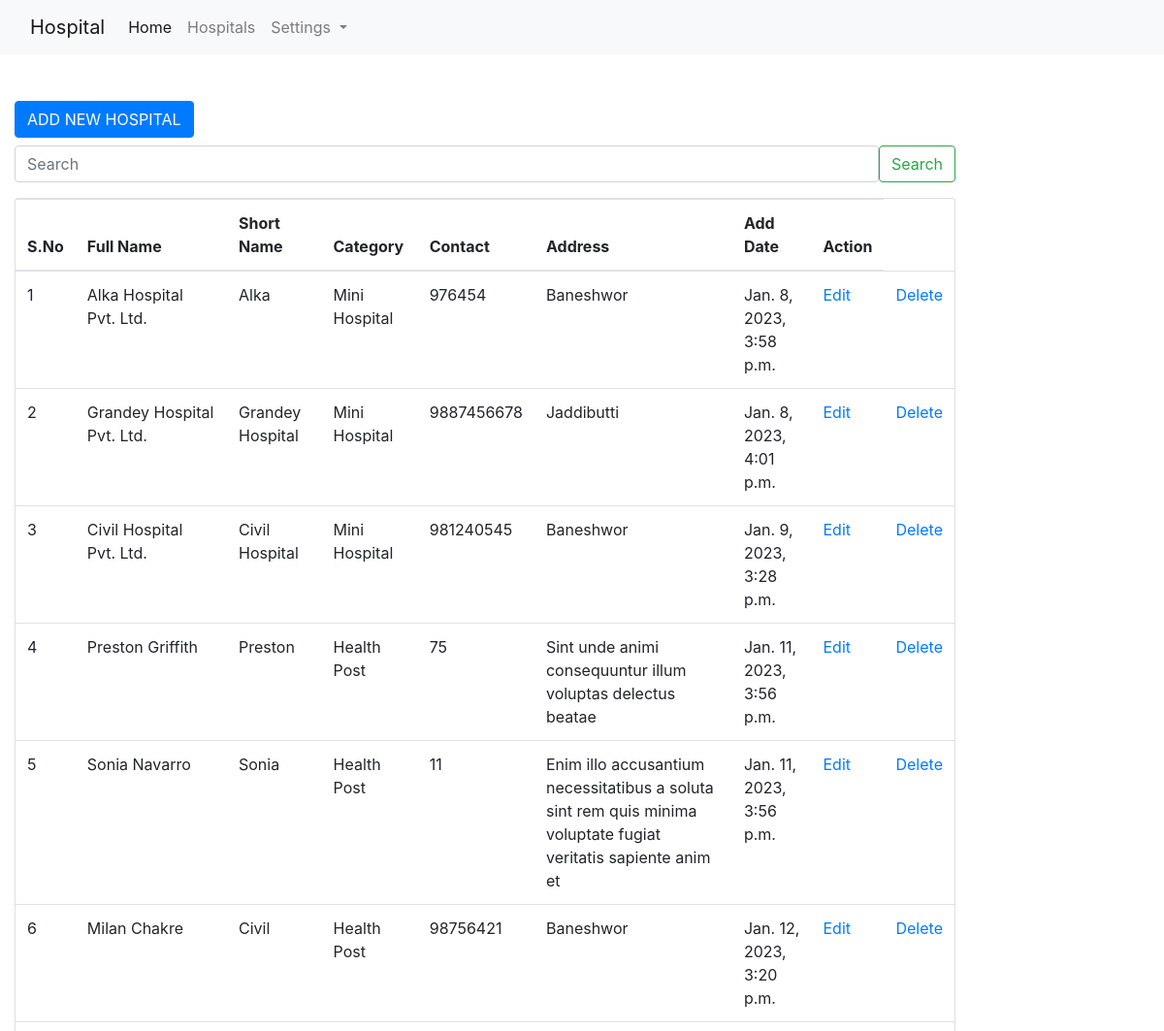
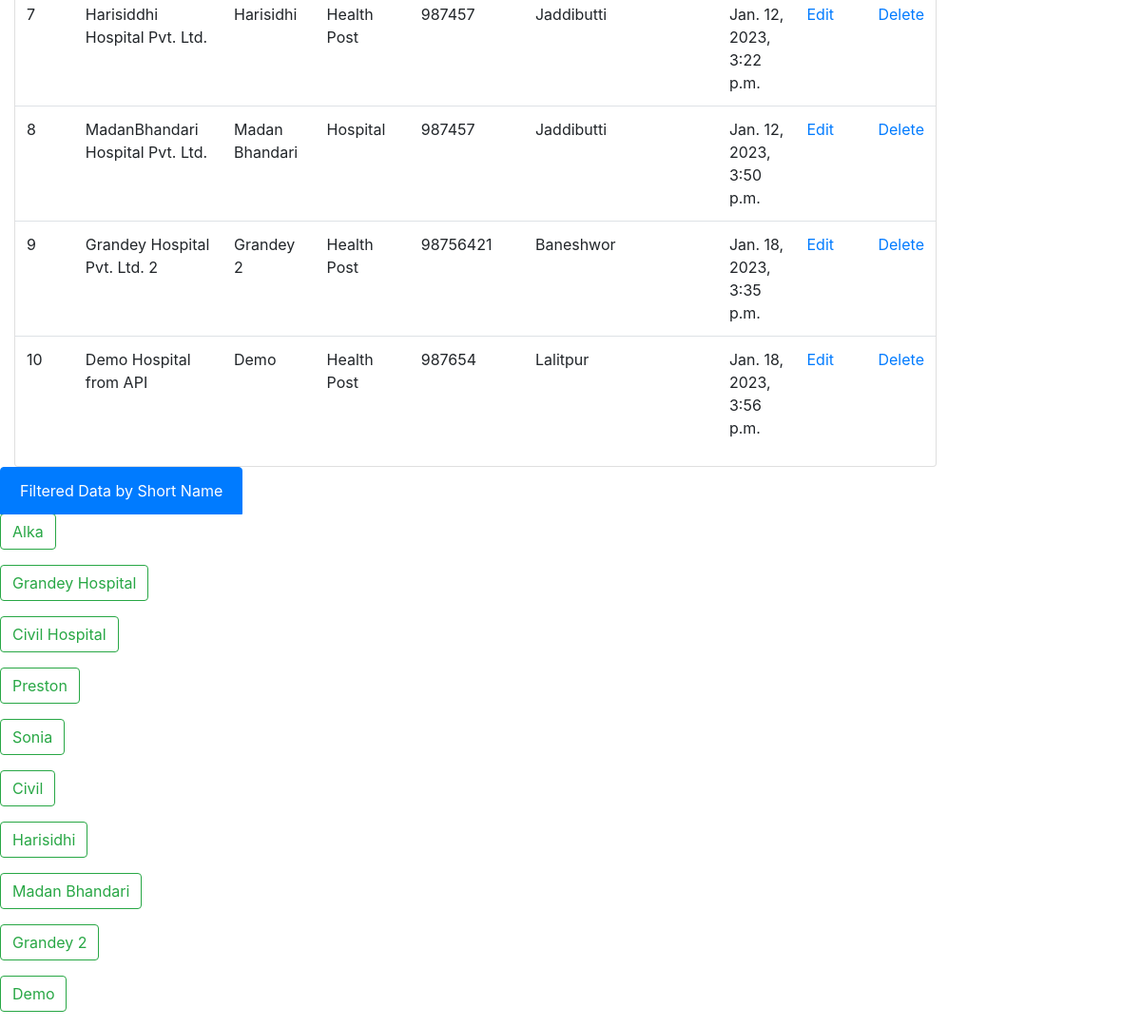
/hospitals/ (signed in), run on an earlier commit of the app's database (2 pictures, top to bottom).
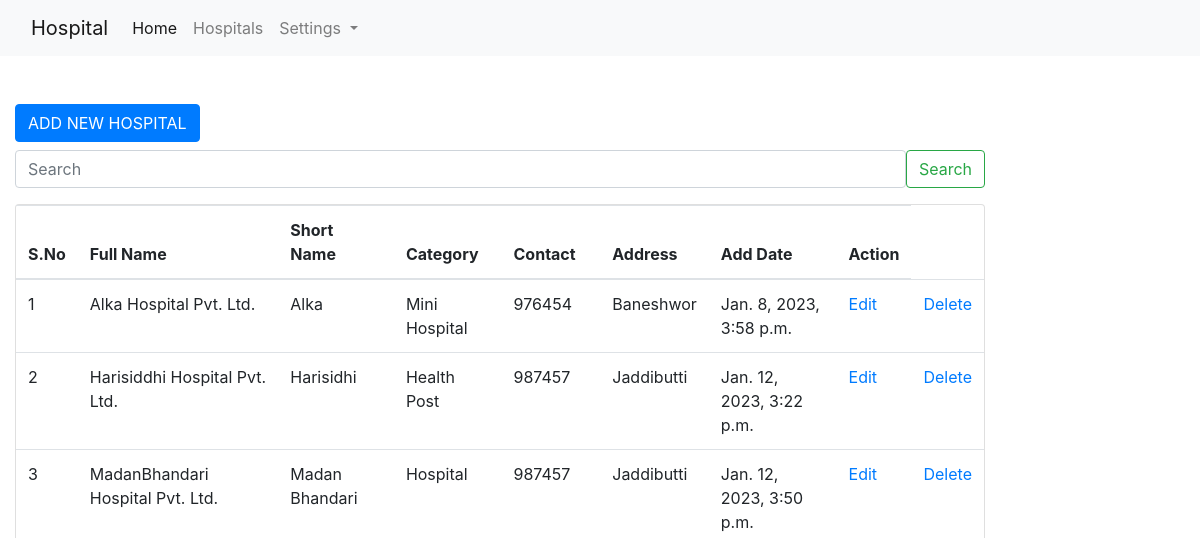
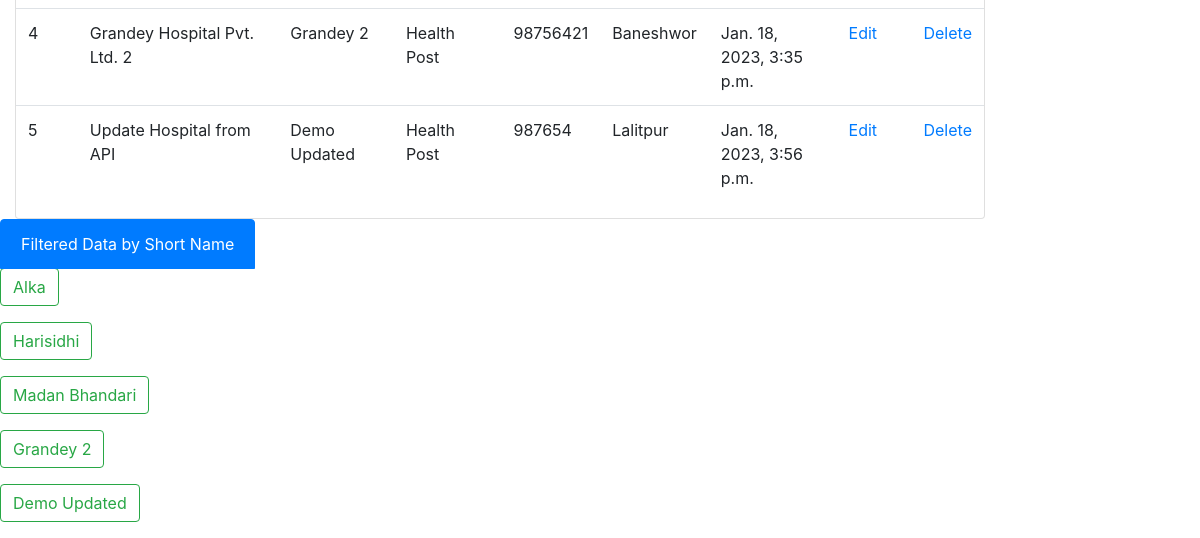
And on a later commit of the database (2 pictures, top to bottom).
### hospitals/models.py (models this page shows, shortened)
class Hospital(models.Model):
    full_name = models.CharField(max_length=255)
    short_name = models.CharField(max_length=255)
    category = models.ForeignKey(Category, on_delete=models.CASCADE)
    address = models.CharField(max_length=255)
    contact = models.IntegerField()
    added_at = models.DateTimeField(default=datetime.now)
    class Meta:
        db_table = "app_hospitals"

class Category(models.Model):
    category = models.CharField(max_length=100)
    category_code = models.CharField(max_length=10)
    class Meta:
        db_table = "app_categories"
    def __str__(self):
        return self.category

### hospitals/views.py (the view)
# urls.py: path('', views.hospital_index, name='hospitals'),
@login_required(login_url='/authentication/login/')
def hospital_index(request):
    hospital_list = Hospital.objects.all()
    context = {"data": hospital_list}
    if request.method == "POST":
        if not request.POST.get('searchText'):
            return redirect("hospitals")
        filter_data = Hospital.objects.filter(short_name=request.POST.get('searchText'))
        context.update({"filter_data": filter_data, "data": filter_data})
        return render(request, 'hospitals/index.html', context)
    return render(request, 'hospitals/index.html', context)

### templates/hospitals/index.html (shortened to what this page needs)
{% extends 'layouts/base.html' %}
{% block body %}
<div class="container-fluid mt-5">
    <a href="{% url 'hospital.create' %}" class="btn btn-primary mb-2">ADD NEW HOSPITAL</a>
    <div class="row">
        <div class="col-md-10">
            <form class="d-flex mb-3" action="{% url 'hospitals' %}" method="post">
                <input class="form-control me-2" name="searchText" type="text" placeholder="Search" aria-label="Search">
                <button class="btn btn-outline-success" type="submit">Search</button>
            </form>
            <div class="card">
                <table class="table table-hover">
                    <thead>
                        <tr>
                            <th>S.No</th>
                            <th>Full Name</th>
                            <th>Short Name</th>
                            <th>Category</th>
                            <th>Contact</th>
                            <th>Address</th>
                            <th>Add Date</th>
                            <th>Action</th>
                        </tr>
                    </thead>
                    <tbody>
                        {% for val in data %}
                        <tr>
                            <td>{{ forloop.counter }}</td>
                            <td>{{ val.full_name }}</td>
                            <td>{{ val.short_name }}</td>
                            <td>{{ val.category }}</td>
                            <td>{{ val.contact }}</td>
                            <td>{{ val.address }}</td>
                            <td>{{ val.added_at }}</td>
                            <td><a href="{% url 'hospital.edit' val.id %}">Edit</a></td>
                            <td><a href="{% url 'hospital.delete' val.id %}">Delete</a></td>
                        </tr>
                        {% endfor %}
                    </tbody>
                </table>
            </div>
        </div>
        <div class="col-mnd-2">
            <div class="list-group">
                <button type="button" class="list-group-item list-group-item-action active" aria-current="true">
                Filtered Data by Short Name
                </button>
                {% if filter_data %}
                    {% for val in filter_data %}
                    <form class="d-flex mb-3" action="{% url 'hospitals' %}" method="post">
                        {% csrf_token %}
                        <input type="hidden" name="searchText" value="{{ val.short_name }}">
                        <button class="btn btn-outline-success" type="submit">{{ val.short_name }}</button>
                    </form>
                    <a href="{% url 'hospitals' %}">Clear</a>
                    {% endfor %}
                {% else %}
                {% for val in data %}
                <form class="d-flex mb-3" action="{% url 'hospitals' %}" method="post">
                    <button class="btn btn-outline-success" type="submit">{{ val.short_name }}</button>
                </form>
                {% endfor %}
                {% endif %}
            </div>
        </div>
    </div>
</div>
{% endblock %}

### templates/layouts/base.html (shortened to what this page needs)
<!doctype html>
<html lang="en">
<head>
  {% load static %}
  <link rel="stylesheet" href="https://cdn.jsdelivr.net/npm/bootstrap@4.3.1/dist/css/bootstrap.min.css"
>
</head>
<body>
  <nav class="navbar navbar-expand-lg navbar-light bg-light">
    <div class="container-fluid">
      <a class="navbar-brand" href="#">Hospital</a>
      <div class="collapse navbar-collapse" id="navbarSupportedContent">
        <ul class="navbar-nav me-auto mb-2 mb-lg-0">
          <li class="nav-item">
            <a class="nav-link active" aria-current="page" href="#">Home</a>
          </li>
          <li class="nav-item">
            <a class="nav-link" href="#">Hospitals</a>
          </li>
          <li class="nav-item dropdown">
            <a class="nav-link dropdown-toggle" href="#" id="navbarDropdown" role="button" data-bs-toggle="dropdown"
              aria-expanded="false">
              Settings
            </a>
          </li>
        </ul>
      </div>
    </div>
  </nav>
  {% block body %}
  {% endblock %}
</body>
</html>

What changed in the data, as far as the page shows it:
removed Hospital: full_name "Grandey Hospital Pvt. Ltd.", short_name "Grandey Hospital", category "Mini Hospital", contact "9887456678", address "Jaddibutti", added_at "Jan. 8, 2023, 4:01 p.m."
removed Hospital: full_name "Civil Hospital Pvt. Ltd.", short_name "Civil Hospital", category "Mini Hospital", contact "981240545", address "Baneshwor", added_at "Jan. 9, 2023, 3:28 p.m."
removed Hospital: full_name "Preston Griffith", short_name "Preston", category "Health Post", contact "75", address "Sint unde animi consequuntur illum voluptas delectus beatae", added_at "Jan. 11, 2023, 3:56 p.m."
removed Hospital: full_name "Sonia Navarro", short_name "Sonia", category "Health Post", contact "11", address "Enim illo accusantium necessitatibus a soluta sint rem quis minima voluptate fugiat veritatis sapiente anim et", added_at "Jan. 11, 2023, 3:56 p.m."
removed Hospital: full_name "Milan Chakre", short_name "Civil", category "Health Post", contact "98756421", address "Baneshwor", added_at "Jan. 12, 2023, 3:20 p.m."
changed Hospital "Lalitpur": full_name "Demo Hospital from API" → "Update Hospital from API"; short_name "Demo" → "Demo Updated"
